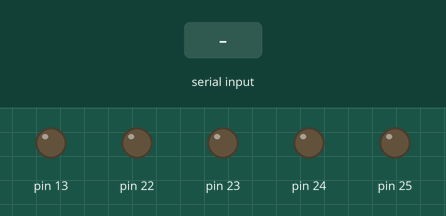
Bench run of a sketch on a simulated Arduino Mega 2560, built with avr-gcc and run on an emulated ATmega2560. Parts: output pins drawn as LEDs (lit = HIGH). The test bench sets the inputs (shaded band).

Above: at 1.2 s.
1.3 s: "1\n" received over Serial
At 1.6 s:
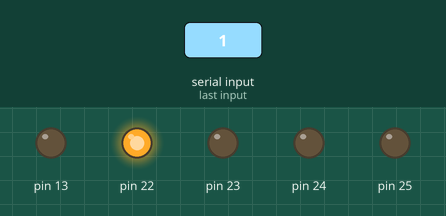
Timing chart, 0 to 4.3 s (numbered marks = the images above; inputs shaded):
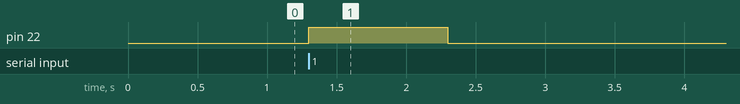

The sketch:

sequence_ledonoff_01.ino
```cpp
int x;
void setup() {
  Serial.begin(115200);
  Serial.setTimeout(1);
  pinMode(22, OUTPUT);
  pinMode(23, OUTPUT);
  pinMode(24, OUTPUT);
  pinMode(25, OUTPUT);
  pinMode(13, OUTPUT);
}

void loop() {
  while (!Serial.available());
  x = Serial.readString().toInt();

  if (x == 1){
  digitalWrite(22,1);
  delay(1000);
  }
  if (x == 2){
  digitalWrite(23,1);
   }
  if (x == 3){
  digitalWrite(24,1);
   }
  if (x == 4){
  digitalWrite(25,1);
   }
  if (x = 5){
  digitalWrite(22, 0);
  digitalWrite(23, 0);
  digitalWrite(24, 0);
  digitalWrite(25, 0);
   }
  }
```

Measured:
- after the input at 1.3 s, pin 22: LOW → HIGH at once, → LOW 1.0 s later
